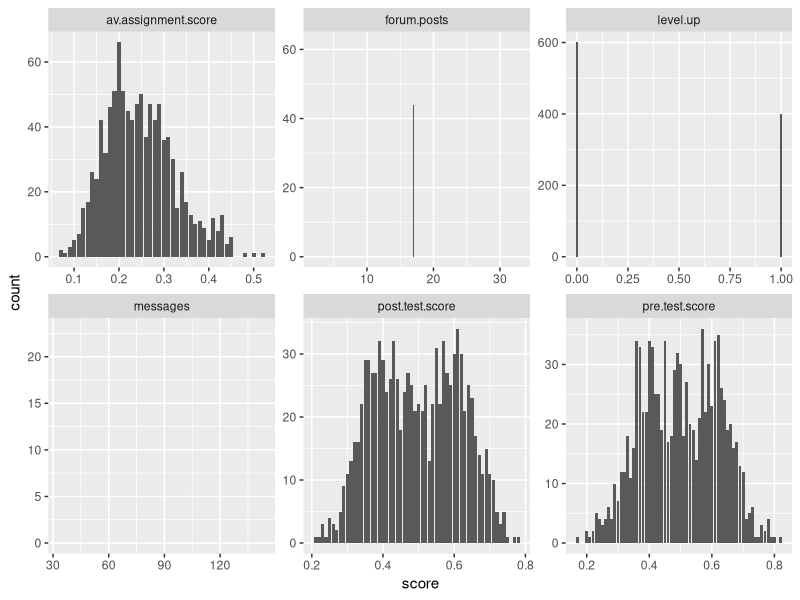
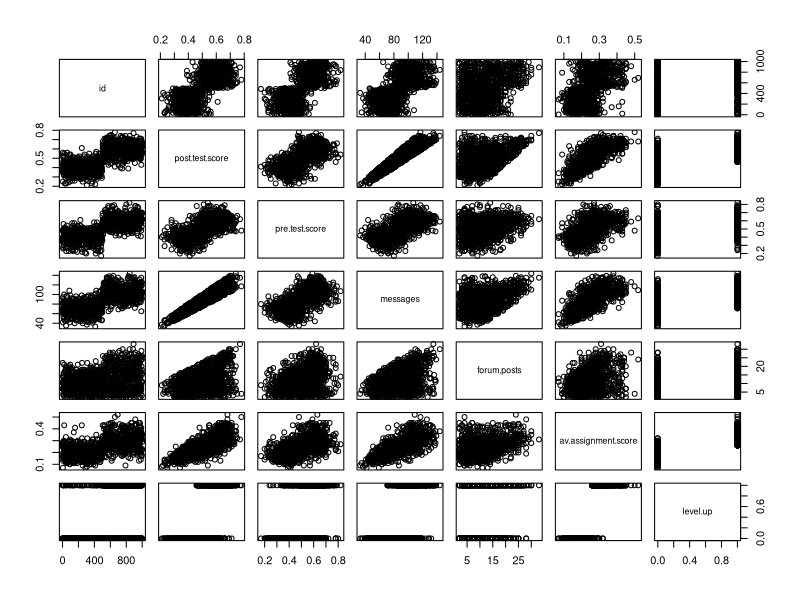
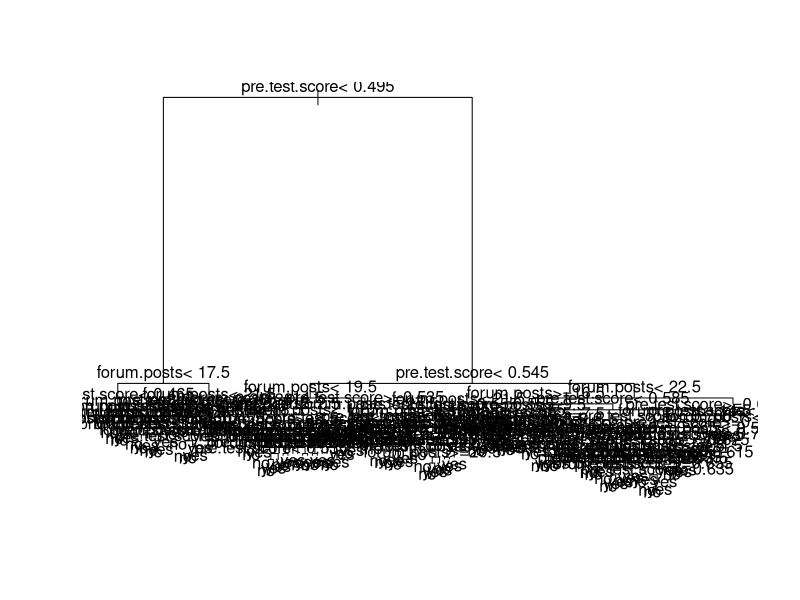
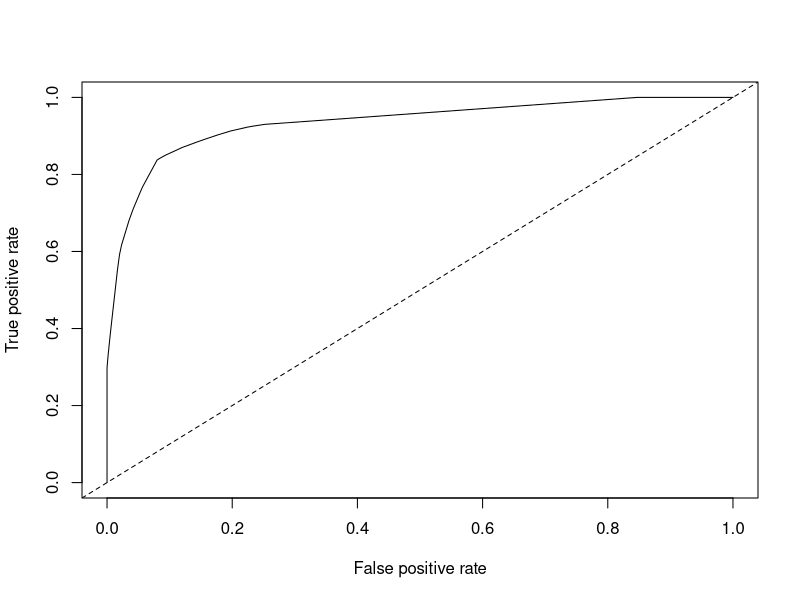

Source code (R) for these figures, in order: (Note: this script raises an error after producing the figures.)
## ---- chunk 1
D1 <- read.csv("online.data.csv", head = TRUE)
## ---- chunk 2
library(ggplot2)
library(dplyr)
library(tidyr)
#Start by creating histograms of the distributions for all variables (#HINT: look up "facet" in the ggplot documentation)
D2 <- select(D1, 1:7)
D2$level.up <- ifelse(D2$level.up == "yes", 1,0)
D3 <- gather(D2, "measure", "score", 2:7)

p1 <- ggplot(D3, aes(score)) + facet_wrap(~measure, scales = "free")
p1 + geom_histogram(stat = "count")

#Then visualize the relationships between variables
pairs(D2)
#Try to capture an intution about the data and the relationships

## ---- chunk 3
#Create a classification tree that predicts whether a student "levels up" in the online course using three variables of your choice (As we did last time, set all controls to their minimums)

library(rpart)
c.tree1 <- rpart(level.up ~ forum.posts + pre.test.score, method = "class", data = D1, control=rpart.control(minsplit=1, minbucket=1, cp=0.001))

#Plot and generate a CP table for your tree 

printcp(c.tree1)
plot(c.tree1)
text(c.tree1)

#Generate a probability value that represents the probability that a student levels up based your classification tree 

D1$pred <- predict(c.tree1, type = "prob")[,2]#Last class we used type = "class" which predicted the classification for us, this time we are using type = "prob" to see the probability that our classififcation is based on.
## ---- chunk 4
library(ROCR)

#Plot the curve
pred.detail <- prediction(D1$pred, D1$level.up) 
plot(performance(pred.detail, "tpr", "fpr"))
abline(0, 1, lty = 2)

#Calculate the Area Under the Curve
unlist(slot(performance(pred.detail,"auc"), "y.values"))#Unlist liberates the AUC value from the "performance" object created by ROCR

#Now repeat this process, but using the variables you did not use for the previous model and compare the plots & results of your two models. Which one do you think was the better model? Why?
## ---- chunk 5
#Look at the ROC plot for your first model. Based on this plot choose a probability threshold that balances capturing the most correct predictions against false positives. Then generate a new variable in your data set that classifies each student according to your chosen threshold.

threshold.pred1 <- ifelse(D1$pred >= 0.8, "yes", "no")

#Now generate three diagnostics:

D1$accuracy.model1 <-mean(ifelse(D1$level.up == D1$threshold.pred1, 1, 0))

D1$precision.model1 <- sum(D1$truepos.model1)/(sum(D1$truepos.model1) + sum(D1$falsepos.model1))

D1$recall.model1 <- sum(D1$truepos.model1)/(sum(D1$truepos.model1) + sum(D1$falseneg.model1))

#Finally, calculate Kappa for your model according to:

#First generate the table of comparisons
table1 <- table(D1$level.up, D1$threshold.pred1)

#Convert to matrix
matrix1 <- as.matrix(table1)

#Calculate kappa
kappa(matrix1, exact = TRUE)/kappa(matrix1)

#Now choose a different threshold value and repeat these diagnostics. What conclusions can you draw about your two thresholds?
